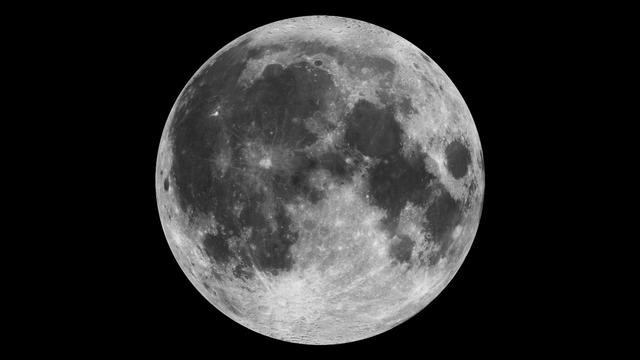
#> input picture data-raw/moon/GSFC_20171208_Archive_e001982~small.jpg, 640 x 360 px
$ jupyter execute --allow-errors phase1_dataset_exploration.ipynb
#> lines starting #> are read from the running program, lines starting #| are printed output that depends on the picture
#> further down, img is the input picture: PIL image 640x360 RGB; min 0, max 237, mean 44.6
[cell 1]
import os
from pathlib import Path
from PIL import Image
import matplotlib.pyplot as plt

[cell 2]
from pathlib import Path

DATA_DIR = Path("../data-raw")
classes = ["moon", "jupiter", "saturn"]

for cls in classes:
    files = list((DATA_DIR / cls).glob("*"))
    print(f"{cls}: {len(files)} images")

[cell 3]
fig, axes = plt.subplots(1, 3, figsize=(12, 4))

#> (the rest of this cell did not finish here and is left out)

[cell 4]
RAW_DIR = Path("../data-raw")
PROCESSED_DIR = Path("../data-processed")

classes = ["moon", "jupiter", "saturn"]
TARGET_SIZE = (224, 224)

for cls in classes:
    input_dir = RAW_DIR / cls
    output_dir = PROCESSED_DIR / cls
    output_dir.mkdir(parents=True, exist_ok=True)

    for image_path in input_dir.glob("*"):
        try:
            img = Image.open(image_path).convert("RGB")
            img = img.resize(TARGET_SIZE)
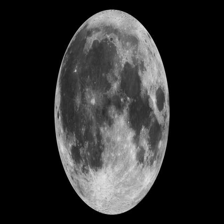
#> img: PIL image 224x224 RGB; min 0, max 226, mean 44.6

            output_path = output_dir / image_path.name
            img.save(output_path)

        except Exception as e:
            print(f"Error processing {image_path.name}: {e}")

print("Preprocessing complete.")

[cell 5]
for cls in classes:
    files = list((PROCESSED_DIR / cls).glob("*"))
    print(f"{cls}: {len(files)} processed images")

[cell 6]
sample_path = list((PROCESSED_DIR / "moon").glob("*"))[0]
img = Image.open(sample_path)

print("Image size:", img.size)
#| Image size: (224, 224)
